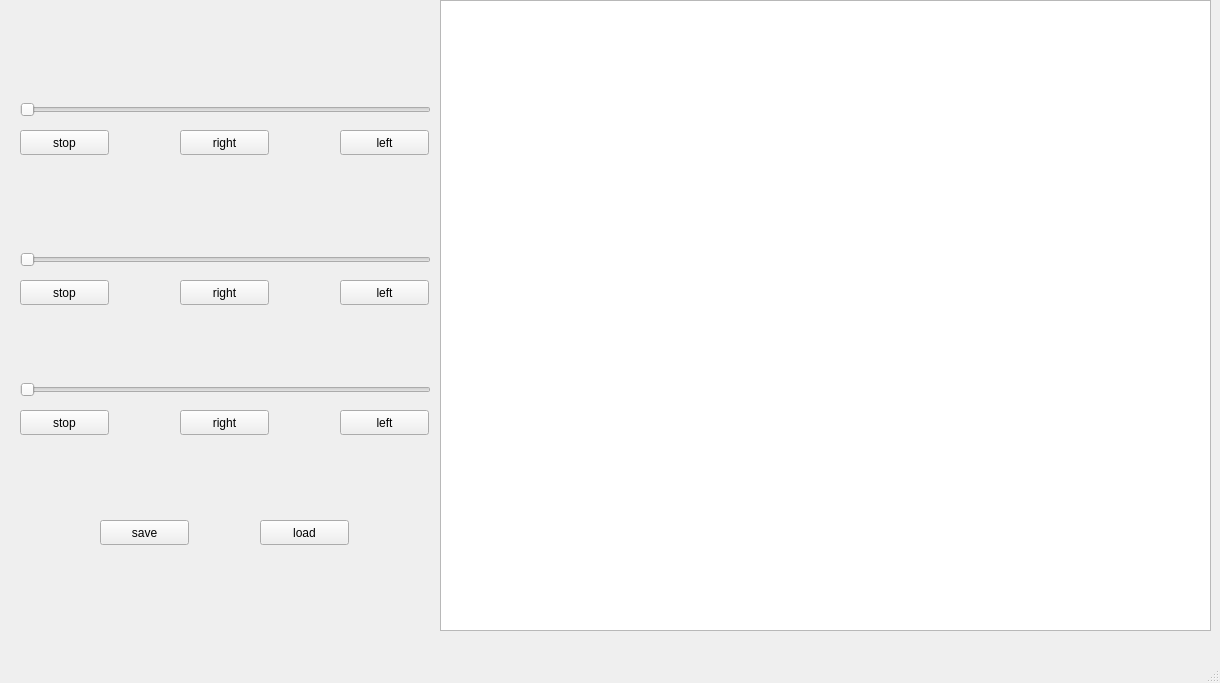
<?xml version="1.0" encoding="UTF-8"?>
<ui version="4.0">
 <class>MainWindow</class>
 <widget class="QMainWindow" name="MainWindow">
  <property name="geometry">
   <rect>
    <x>0</x>
    <y>0</y>
    <width>1220</width>
    <height>683</height>
   </rect>
  </property>
  <property name="windowTitle">
   <string>MainWindow</string>
  </property>
  <widget class="QWidget" name="centralwidget">
   <widget class="QSlider" name="bass">
    <property name="geometry">
     <rect>
      <x>20</x>
      <y>100</y>
      <width>411</width>
      <height>20</height>
     </rect>
    </property>
    <property name="orientation">
     <enum>Qt::Horizontal</enum>
    </property>
   </widget>
   <widget class="QGraphicsView" name="graphicsView">
    <property name="geometry">
     <rect>
      <x>440</x>
      <y>0</y>
      <width>771</width>
      <height>631</height>
     </rect>
    </property>
   </widget>
   <widget class="QPushButton" name="mani1_stop">
    <property name="geometry">
     <rect>
      <x>20</x>
      <y>130</y>
      <width>89</width>
      <height>25</height>
     </rect>
    </property>
    <property name="text">
     <string>stop</string>
    </property>
   </widget>
   <widget class="QPushButton" name="mani1_left">
    <property name="geometry">
     <rect>
      <x>340</x>
      <y>130</y>
      <width>89</width>
      <height>25</height>
     </rect>
    </property>
    <property name="text">
     <string>left</string>
    </property>
   </widget>
   <widget class="QPushButton" name="mani1_right">
    <property name="geometry">
     <rect>
      <x>180</x>
      <y>130</y>
      <width>89</width>
      <height>25</height>
     </rect>
    </property>
    <property name="text">
     <string>right</string>
    </property>
   </widget>
   <widget class="QPushButton" name="mani2_stop">
    <property name="geometry">
     <rect>
      <x>20</x>
      <y>280</y>
      <width>89</width>
      <height>25</height>
     </rect>
    </property>
    <property name="text">
     <string>stop</string>
    </property>
   </widget>
   <widget class="QPushButton" name="mani2_right">
    <property name="geometry">
     <rect>
      <x>180</x>
      <y>280</y>
      <width>89</width>
      <height>25</height>
     </rect>
    </property>
    <property name="text">
     <string>right</string>
    </property>
   </widget>
   <widget class="QSlider" name="mani_1">
    <property name="geometry">
     <rect>
      <x>20</x>
      <y>250</y>
      <width>411</width>
      <height>20</height>
     </rect>
    </property>
    <property name="orientation">
     <enum>Qt::Horizontal</enum>
    </property>
   </widget>
   <widget class="QPushButton" name="mani2_left">
    <property name="geometry">
     <rect>
      <x>340</x>
      <y>280</y>
      <width>89</width>
      <height>25</height>
     </rect>
    </property>
    <property name="text">
     <string>left</string>
    </property>
   </widget>
   <widget class="QPushButton" name="mani3_stop">
    <property name="geometry">
     <rect>
      <x>20</x>
      <y>410</y>
      <width>89</width>
      <height>25</height>
     </rect>
    </property>
    <property name="text">
     <string>stop</string>
    </property>
   </widget>
   <widget class="QPushButton" name="mani3_left">
    <property name="geometry">
     <rect>
      <x>340</x>
      <y>410</y>
      <width>89</width>
      <height>25</height>
     </rect>
    </property>
    <property name="text">
     <string>left</string>
    </property>
   </widget>
   <widget class="QSlider" name="horizontalSlider_4">
    <property name="geometry">
     <rect>
      <x>20</x>
      <y>380</y>
      <width>411</width>
      <height>20</height>
     </rect>
    </property>
    <property name="orientation">
     <enum>Qt::Horizontal</enum>
    </property>
   </widget>
   <widget class="QPushButton" name="mani3_right">
    <property name="geometry">
     <rect>
      <x>180</x>
      <y>410</y>
      <width>89</width>
      <height>25</height>
     </rect>
    </property>
    <property name="text">
     <string>right</string>
    </property>
   </widget>
   <widget class="QPushButton" name="save">
    <property name="geometry">
     <rect>
      <x>100</x>
      <y>520</y>
      <width>89</width>
      <height>25</height>
     </rect>
    </property>
    <property name="text">
     <string>save</string>
    </property>
   </widget>
   <widget class="QPushButton" name="load">
    <property name="geometry">
     <rect>
      <x>260</x>
      <y>520</y>
      <width>89</width>
      <height>25</height>
     </rect>
    </property>
    <property name="text">
     <string>load</string>
    </property>
   </widget>
  </widget>
  <widget class="QMenuBar" name="menubar">
   <property name="geometry">
    <rect>
     <x>0</x>
     <y>0</y>
     <width>1220</width>
     <height>22</height>
    </rect>
   </property>
  </widget>
  <widget class="QStatusBar" name="statusbar"/>
 </widget>
 <resources/>
 <connections/>
</ui>
